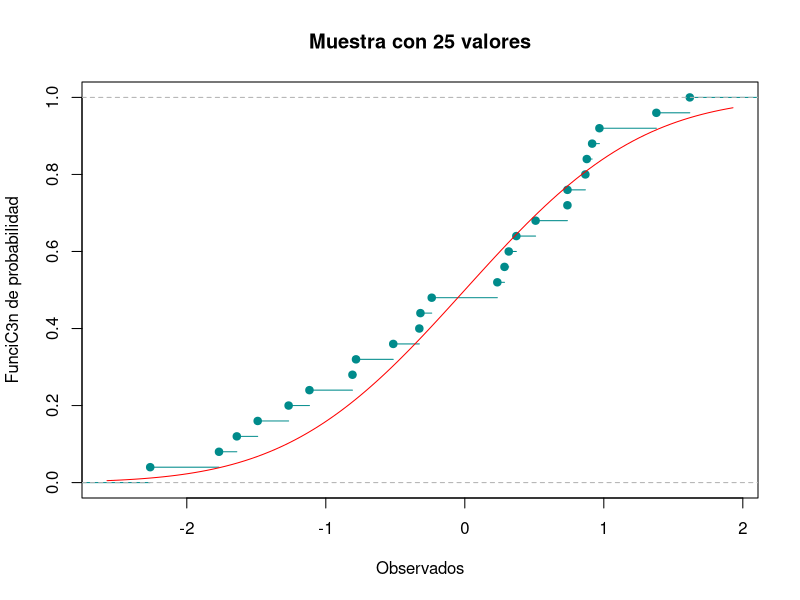
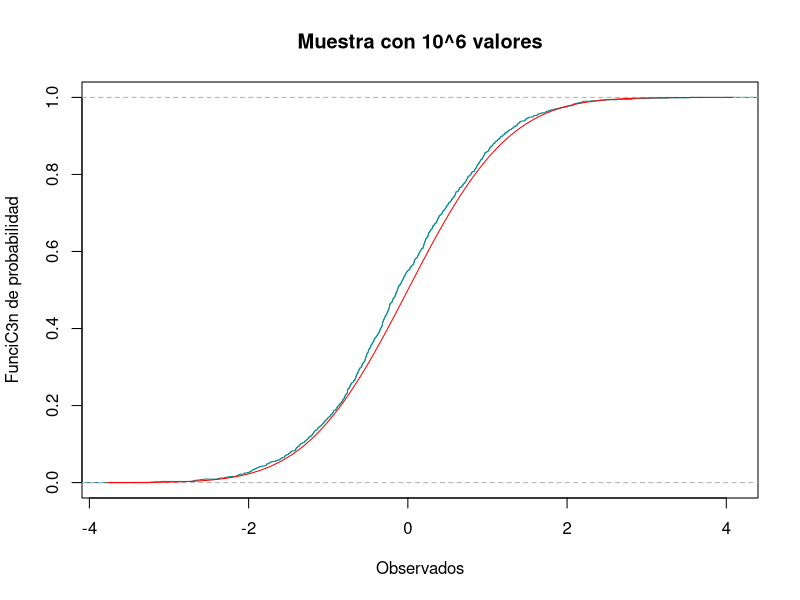
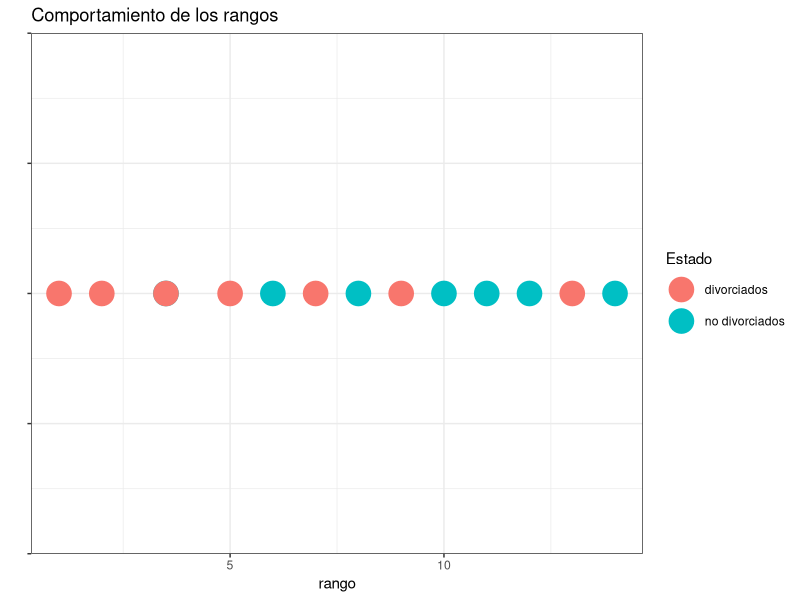

R code for these plots, in order:
## ---- chunk 1
knitr::opts_chunk$set(echo = TRUE)
 
## ---- chunk 2
library(nortest)
library(dplyr)
library(ggplot2)
## ---- chunk 3
Dirty_data=c(0.2513, 0.2566, 0.3459, 0.6379, 2.0505, 1.803, 2.1906,
             1.5299, 0.35005, 0.3128, 1.2726, 2.3674, 2.3214, 2.4373, 0.6548)
Data=sort(Dirty_data)
## ---- chunk 4
Data
## ---- chunk 5
S2<-function(x){
  mean_aux=mean(x)
  n_aux=length(x)
  s2=0
  for (i in x){
    s2=s2+(i-mean_aux)^2
  }
  s2=s2/(n_aux-1)
  return(s2)
}

## ---- chunk 6
mean_est=mean(Data)
S2_est=S2(Data)
n=length(Data)

## ---- chunk 7
mean_est
S2_est
n
## ---- chunk 8
f_emp=ecdf(Data)
f_n=f_emp(Data)
f_r=f_n-(1/n) 
## ---- chunk 9
Z=(Data-mean_est)/sqrt(S2_est)
## ---- chunk 10
Z
## ---- chunk 11
Probas=pnorm(Z)
## ---- chunk 12
Probas
## ---- chunk 13
Di_p=f_n  -Probas
Di_n= Probas - f_r
## ---- chunk 14
Visual=data.frame(Dirty_data,Data,Z,Probas,Di_p,Di_n)
## ---- chunk 15
Visual
## ---- chunk 16
D_p=max(Di_p)
D_n=max(Di_n)
## ---- chunk 17
D_p
D_n
## ---- chunk 18
Dn=max(D_p,D_n)
## ---- chunk 19
Dn
## ---- chunk 20
conf=0.90
alpha=1-conf
## ---- chunk 21
Est=0.2016
Rechazamos_H0=Dn>Est

## ---- chunk 22
Rechazamos_H0
## ---- chunk 23
p_value=lillie.test(Data)[[2]]

Rechazamos_p_value=p_value<alpha
## ---- chunk 24
p_value
Rechazamos_p_value
## ---- chunk 25
ProbasB=plnorm(Data) 
## ---- chunk 26
ProbasB
## ---- chunk 27
Di_pB=(f_n-ProbasB)
Di_nB=(ProbasB-f_r)

## ---- chunk 28
D_pB=max(Di_pB)
#Calculamos D-
D_nB=max(Di_nB)
## ---- chunk 29
DnB=max(D_pB,D_nB)
## ---- chunk 30
DnB
## ---- chunk 31
alphaB=0.01
confB=1-alpha
## ---- chunk 32
EstB=0.40420

Rechazamos_H0B=DnB>EstB

## ---- chunk 33
Rechazamos_H0B
## ---- chunk 34
p_valueB=ks.test(Data,plnorm,0,1)[[2]]

Rechazamos_p_valueB=p_valueB<alphaB
## ---- chunk 35
p_valueB
Rechazamos_p_valueB
## ---- chunk 36
intervalos <- c( "Menos de 1 semana","1<= x <2" , "2<= x <3","3<= x <4","4<= x <5","5<= x <6","6<= x <7","7<= x <8","MC!s de 8 semanas")
oi <- c(64,195,287,241,140,51,25,4,1)

tabla <- data.frame(oi,row.names = intervalos )
tabla

## ---- chunk 37
k=sum(oi)
print(k)
## ---- chunk 38
p=0.25
n=10
## ---- chunk 39
length(oi)

## ---- chunk 40
oi=c(64,195,287,241,140,51,25,4,1)
## ---- chunk 41
Probas_ejercicio4=list()
for (i in 0:8){
  if(i==8){
    Probas_ejercicio4[i+1]=pbinom(i-1,n,p,lower.tail = FALSE)
  }else{
    Probas_ejercicio4[i+1]=dbinom(i,n,p)
  }
}
Probas_ejercicio4=unlist(Probas_ejercicio4)
print(Probas_ejercicio4)

## ---- chunk 42
sum(Probas_ejercicio4)
## ---- chunk 43
ei= Probas_ejercicio4 * k 
print(ei)
## ---- chunk 44
Tabla_ji = data.frame("ci"=0:8, "oi"=oi,"pi"= Probas_ejercicio4,"ei"=ei)
print(Tabla_ji)
## ---- chunk 45
EstJi=0 
for (i in 1:9){
  EstJi=EstJi+(((oi[i]) - (ei[i]))^2)/(ei[i])
}
print(EstJi)
## ---- chunk 46
alpha_ejercicio4=0.01
conf_ejercicio4= 1- alpha_ejercicio4
## ---- chunk 47
v= length(Probas_ejercicio4) -1
print(v)
## ---- chunk 48
valor_critico=qchisq(conf_ejercicio4,df=v,lower.tail = TRUE)
## ---- chunk 49
Rechazamos_H0_p4=EstJi>valor_critico
print(Rechazamos_H0_p4)
## ---- chunk 50
p_value_p4=chisq.test(x=oi,p=Probas_ejercicio4)[[3]]
Rechazamos_p_value_p4=alpha_ejercicio4>p_value_p4
print(Rechazamos_p_value_p4)
## ---- chunk 51
set.seed(2019)
## ---- chunk 52
x_data=rnorm(25,mean=0,sd=1)
print(x_data)
## ---- chunk 53
f_empi=ecdf(x_data)
plot(f_empi, xlab="Observados", ylab="FunciC3n de probabilidad", 
     main="Muestra con 25 valores", col="darkcyan")
curve(pnorm(x), add=TRUE, col="red")
## ---- chunk 54
set.seed(2019)
## ---- chunk 55
x_dataM = rnorm(10^3)
## ---- chunk 56
f_empiM = ecdf(x_dataM)
## ---- chunk 57
plot(f_empiM, xlab="Observados", ylab="FunciC3n de probabilidad", 
     main="Muestra con 10^6 valores", col="darkcyan")
curve(pnorm(x), add=TRUE, col="red")
## ---- chunk 58
x_data_ord=sort(x_data)
f_empi_norm=f_empi(x_data_ord)
## ---- chunk 59
f_empi_des=f_empi_norm - (1/25)
## ---- chunk 60
probras_data = pnorm(x_data_ord)

## ---- chunk 61
D_data_norm = f_empi_norm - probras_data
D_data_max = max(D_data_norm)
print(D_data_max)
## ---- chunk 62
D_data_des = probras_data - f_empi_des
D_data_des_max = max(D_data_des)
print(D_data_des_max)
## ---- chunk 63
D_max= max(D_data_max,D_data_des_max)
print(D_max)
## ---- chunk 64
valores_25=data.frame(x_data,x_data_ord,probras_data,D_data_norm,D_data_des)
## ---- chunk 65
print(head(valores_25))
print(tail(valores_25))
## ---- chunk 66
x_dataM_ord = sort(x_dataM)
f_empi_M= f_empiM(x_dataM_ord)
## ---- chunk 67
f_empi_M_des = f_empi_M - (1/(10^3))
## ---- chunk 68
probas_dataM = pnorm(x_dataM_ord)
## ---- chunk 69
D_dataM_norm = f_empi_M - probas_dataM
D_dataM_norm_max = max(D_dataM_norm)
print(D_dataM_norm_max)
## ---- chunk 70
D_dataM_des = probas_dataM - f_empi_M_des
D_dataM_des_max = max(D_dataM_des)
print(D_data_des_max)

## ---- chunk 71
D_maxM = max(D_dataM_norm_max, D_data_des_max)
print(D_data_des_max)
## ---- chunk 72
valores_M=data.frame(x_dataM,x_dataM_ord,probas_dataM,D_dataM_norm,D_dataM_des)
## ---- chunk 73
print(head(valores_M))
print(tail(valores_M))
## ---- chunk 74
library(dplyr)
porcentaje=c(23,24,12,12,7,18,8,35,11)
hispanos=c(6.6,4.1,2.1,1.5,0.8,0.6,0.6,0.5,0.4)
## ---- chunk 75
paises<-data.frame(hispanos,porcentaje)
paises
## ---- chunk 76
paises$R_x = rank(paises$hispanos)
paises$R_y=rank(paises$porcentaje)
print(paises)
## ---- chunk 77
paises$diff_c = (paises$R_x - paises$R_y)^2 
estadistica= sum(paises$diff_c)
n_tamanio=length(paises$porcentaje)
## ---- chunk 78

rho_Spearman = 1 - (6 * estadistica ) / (n_tamanio*(n_tamanio^2 -1 ) )
print(rho_Spearman)
## ---- chunk 79
alpha_spear= 0.05
conf_spear = 1- alpha_spear 
## ---- chunk 80
Rechazamos_H0_spear=rho_Spearman>0.6
print(Rechazamos_H0_spear)
## ---- chunk 81
test_spear=cor.test(porcentaje, hispanos,method="spearman",alternative="greater")
p_value=test_spear$p.value
print(p_value)
## ---- chunk 82
test_ken=cor.test(hispanos, porcentaje,method="kendall",alternative="greater",exact = NULL)
print(test_ken$p.value)
## ---- chunk 83
library(ggplot2)
nodivorciados=c(80, 72, 99 ,82 ,62 ,50 ,85)
divorciados= c(60, 70, 88, 75, 42, 30, 50)
## ---- chunk 84
n_tamanio_muestra=length(nodivorciados)

## ---- chunk 85
datos_div = data.frame(Estado =rep(c("no divorciados", "divorciados"), 
                              each = n_tamanio_muestra),
                              Promedio= c(nodivorciados, divorciados))
print(datos_div)

## ---- chunk 86
datos_div$rango=rank(datos_div$Promedio)
print(datos_div)
## ---- chunk 87
suma_rango<-datos_div %>% group_by(Estado) %>% summarise(suma_rango = sum(rango))
rango_div<-suma_rango$suma_rango[1]
rango_nodiv<-suma_rango$suma_rango[2]
print(suma_rango)
## ---- chunk 88
ggplot(data = datos_div , aes(x = rango , y=0)) + 
  geom_point(aes(colour = Estado), size = 8) + 
  ggtitle("Comportamiento de los rangos")+ ylab("") + 
  xlab("rango") +theme_bw() + theme(axis.text.y = element_blank())

## ---- chunk 89
factor_us= n_tamanio_muestra*n_tamanio_muestra+(n_tamanio_muestra*(n_tamanio_muestra+1))/2

## ---- chunk 90
U_div=factor_us - rango_div
U_nd=factor_us - rango_nodiv
print(U_div)
print(U_nd)
## ---- chunk 91
U_est= min(U_div,U_nd)

## ---- chunk 92
mu_div = (n_tamanio_muestra^2)/2
sigma_div = (n_tamanio_muestra^2 / 12 )*(n_tamanio_muestra+n_tamanio_muestra+1)

## ---- chunk 93
alpha_div = 0.05
z_izq=qnorm(alpha_div/2,mean=mu_div,sd=sqrt(sigma_div))
z_der=qnorm(1-alpha_div/2,mean=mu_div,sd=sqrt(sigma_div))
print(z_izq)
print(z_der)
## ---- chunk 94
Rechazamos_H0_div=(U_est < z_izq || U_est > z_der)
print(Rechazamos_H0_div)
## ---- chunk 95
prueba_wilcox = wilcox.test(divorciados, nodivorciados, paired=FALSE)
print(prueba_wilcox$p.value)

## ---- chunk 96
tasa_muerte<-c(83,74,71,65,62,52,47,48,42,43,38)
anio<-c(1959,1960,1961,1962,1963,1964,1965,1966,1967,1968,1969) 
premios<-c(277,318,382,441,486,597,750,738,849,932,976)
Datos_tuber<-data.frame(anio,premios,tasa_muerte)
print(Datos_tuber)
## ---- chunk 97
Datos_tuber$R_x=rank(Datos_tuber$premios)
Datos_tuber$R_y=rank(Datos_tuber$tasa_muerte)
Datos_tuber$Dif_cuadrada=(Datos_tuber$R_x-Datos_tuber$R_y)^2
Est_tuber<-Datos_tuber %>% summarize(Estadistica_t=sum(Dif_cuadrada))
Est<-unlist(Est_tuber)
n_tuber=length(tasa_muerte)
print(Datos_tuber)

## ---- chunk 98
rho_tuber=(1-(6*Est_tuber)/(n_tuber*(n_tuber^2 -1)))
Rechazamos_H0_tuber=rho_tuber<0.536
print(Rechazamos_H0_tuber)

## ---- chunk 99
test_tuber = cor.test(tasa_muerte, premios,method="spearman",alternative="less")
p_value_tuber=test_tuber$p.value
print(p_value_tuber)

## ---- chunk 100
kendall_tuber=cor.test(premios,tasa_muerte,method="kendall",alternative="less",exact = NULL)
p_value_ken_tuber = kendall_tuber$p.value
print(p_value_ken_tuber)
